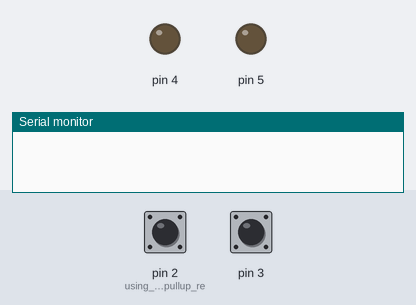
Recording of a sketch running on a simulated Arduino Uno, built with avr-gcc and run on an emulated ATmega328P. On the bench: output pins drawn as LEDs (lit = HIGH), the last lines printed to the serial monitor. The test bench sets the inputs (shaded band); at power-on: pin 2 (using_buiilt-in_pullup_re) HIGH, pin 3 HIGH.

Above: at 1.2 s.
1.3 s: pin 2 (using_buiilt-in_pullup_re) pulled LOW for 0.15 s
At 2.1 s:
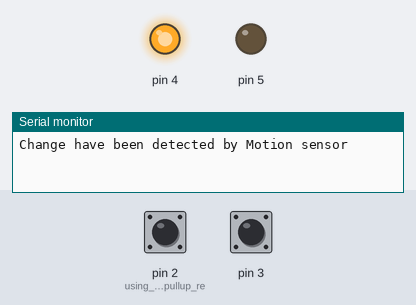
2.9 s: pin 3 driven LOW
4.4 s: pin 3 pulsed HIGH 5 times (0.12 s each, 0.3 s apart)
At 6.7 s:
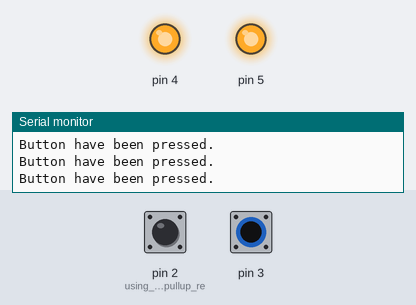
7.4 s: pin 2 (using_buiilt-in_pullup_re) pulled LOW for 1 s
At 9.2 s:
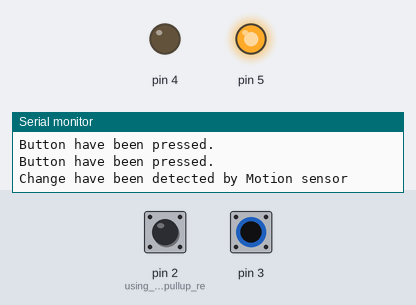
9.9 s: pin 2 (using_buiilt-in_pullup_re) pulled LOW for 3.2 s
At 14.0 s:
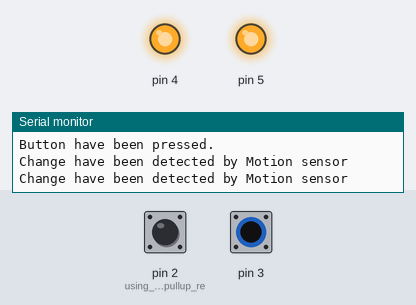
Timing chart, 0 to 15.5 s (numbered marks = the images above; inputs shaded):
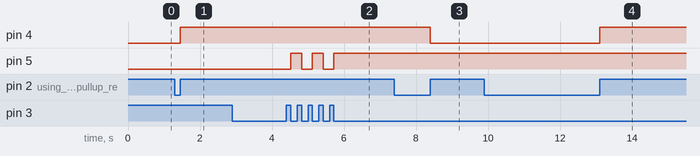

Measured:
- after the input at 1.3 s, pin 4: LOW → HIGH after 0.15 s
- after the input at 4.4 s, pin 5: alternates HIGH for 0.30 s and LOW for 0.30 s, 5 changes in all, then stays HIGH, starting after 0.12 s
- after the input at 7.4 s, pin 4: HIGH → LOW after 1.0 s
- after the input at 9.9 s, pin 4: LOW → HIGH after 3.2 s

The sketch:

code.ino
```cpp
uint8_t LedState = LOW;   //constant variable to define default LED state.

void setup() {
  pinMode(2, INPUT_PULLUP);   //using buiilt-in pullup resistor for PIR sensor
  pinMode(3, INPUT);
  pinMode(4, OUTPUT);
  pinMode(5, OUTPUT);

  attachInterrupt(digitalPinToInterrupt(2), RedLedOn, RISING);    //adding a rising interrupt by PIR sensor which stops the code and turns on Red LED once.
  attachInterrupt(digitalPinToInterrupt(3), GreenLedOn, FALLING);   //adding a falling interrupt by push button which stops the code and turns on Green LED once.
  Serial.begin(9600);
  // put your setup code here, to run once:

}

void loop() {

  delay(500);         // a constant delay is added to potray arduino as being busy in some task, which will b esuspended by interrupt later
  // put your main code here, to run repeatedly:

}

void RedLedOn()     //a function called if PIR sensor detects motion.
{
  Serial.println("Change have been detected by Motion sensor");
  LedState = !LedState;   //turn the LED stated to opposite than current state. by default, change it to on from off.
  digitalWrite(4, LedState);    //reflect the changes state on the LED
}

void GreenLedOn()     //a function called if button is pressed
{
  Serial.println("Button have been pressed.");
  LedState = !LedState;
  digitalWrite(5, LedState);
}
```
